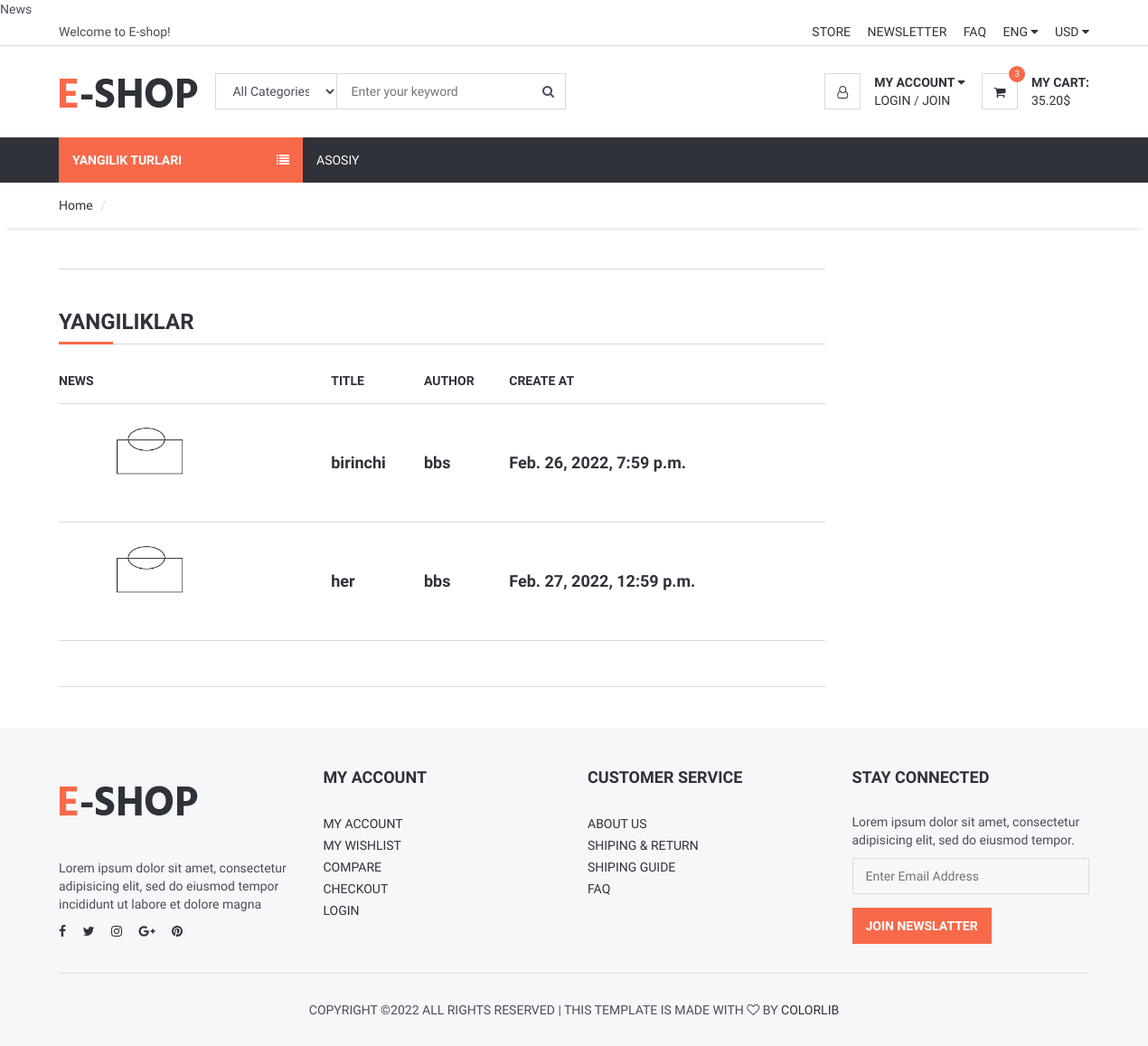
Page /category/1/bir on the committed database.
### news/models.py (models this page shows, shortened)
class News(models.Model):
    category = models.ForeignKey(Category,on_delete=models.CASCADE)
    title = models.CharField(max_length=255,blank=True)
    description = models.TextField(max_length=500,blank=True)
    keywords = models.CharField(max_length=255,blank=True)
    slug = models.SlugField(null=False,unique=True)
    image = models.ImageField(blank=True,upload_to='images/')
    author = models.CharField(max_length=255)
    create_at = models.DateTimeField(auto_now_add=True)
    update_at = models.DateTimeField(auto_now=True)
    def image_tag(self):
        return mark_safe('<img src="{}" height="50">'.format(self.image.url))
    image_tag.short_description = 'Image'

### news/views.py (the view)
# urls.py: path('category/<int:id>/<slug:slug>',views.category_news,name='category_news'),
def category_news(request,id,slug):
    category = Category.objects.all()#menuda barcha categorylarni ko'rsatsin
    catdata = Category.objects.get(pk=id)#aynan qaysi category bo'lsa faqat shunga murojaat qilsin
    news = News.objects.filter(category_id=id)#category asosida yangiliklarni taxlab bersin
    context = {
        'category':category,
        'catdata':catdata,
        'news':news,
    }
    return render(request,'category_news.html',context)

### news/Templates/category_news.html (shortened to what this page needs)
{% extends 'base.html' %}
{% load static %}
{% block sidebar %} {% include 'sidebar.html'%}{% endblock %}
{% block body %}
<div id="breadcrumb">
    <div class="container">
        <ul class="breadcrumb">
            <li><a href="/">Home</a></li>
            <li class="active">{{category.title}}</li>
        </ul>
    </div>
</div>
<div class="section">
    <div class="container">
        <div class="row">
            <div id="main" class="col-md-9">
                <div id="store">
                    <div class="row">
                        <div class="col-md-12">
                            <div class="order-summary clearfix">
                                <div class="section-title">
                                    <h3 class="title">
                                        Yangiliklar
                                    </h3>
                                </div>
                                <table class="shopping-cart-table table">
                                    <thead>
                                        <tr>
                                            <th>News</th>
                                            <th class="text-left">Title</th>
                                            <th class="text-left">Author</th>
                                            <th class="text-left">Create at</th>
                                        </tr>
                                    </thead>
                                    <tbody>
                                        {% for rs in news %}
                                            <tr>
                                                <td class="thumb">
                                                    <a href="/news/{{rs.id}}/{{rs.slug}}">
                                                        <img src="{{rs.image.url}}" style="height:100px" alt="">
                                                    </a>
                                                </td>
                                                <td class="details">
                                                    <a href="/news/{{rs.id}}/{{rs.slug}}">{{rs.title}}</a>
                                                </td>
                                                <td class="details">
                                                    <a href="/news/{{rs.id}}/{{rs.slug}}">{{rs.author}}</a>
                                                </td>
                                                <td class="details">
                                                    <a href="/news/{{rs.id}}/{{rs.slug}}">{{rs.create_at}}</a>
                                                </td>
                                            </tr>
                                        {% endfor %}
                                    </tbody>
                                </table>
                            </div>
                        </div>
                    </div>
                </div>
            </div>
        </div>
    </div>
</div>
{% endblock %}
{% block foot %}{% include 'footer.html'%}{% endblock %}

### news/Templates/base.html (shortened to what this page needs)
<!DOCTYPE html>
<html lang="en">
<head>
{% load static %}
	<link type="text/css" rel="stylesheet" href="{% static 'css/bootstrap.min.css'%}" />
	<link type="text/css" rel="stylesheet" href="{%static 'css/slick.css'%}" />
	<link type="text/css" rel="stylesheet" href="{% static 'css/slick-theme.css' %}" />
	<link type="text/css" rel="stylesheet" href="{% static 'css/nouislider.min.css'%}" />
	<link rel="stylesheet" href="{% static 'css/font-awesome.min.css'%}">
	<link type="text/css" rel="stylesheet" href="{% static 'css/style.css'%}" />
</head>
<body>
{% include 'header.html'%}
{% block sidebar %}{% endblock %}
{% block body %}{% endblock %}
{% block foot %}{% endblock %}
</body>
</html>

### news/Templates/header.html (shortened to what this page needs)
	<header>
		<div id="top-header">
			<div class="container">
				<div class="pull-left">
					<span>Welcome to E-shop!</span>
				</div>
				<div class="pull-right">
					<ul class="header-top-links">
						<li><a href="#">Store</a></li>
						<li><a href="#">Newsletter</a></li>
						<li><a href="#">FAQ</a></li>
						<li class="dropdown default-dropdown">
							<a class="dropdown-toggle" data-toggle="dropdown" aria-expanded="true">ENG <i class="fa fa-caret-down"></i></a>
						</li>
						<li class="dropdown default-dropdown">
							<a class="dropdown-toggle" data-toggle="dropdown" aria-expanded="true">USD <i class="fa fa-caret-down"></i></a>
						</li>
					</ul>
				</div>
			</div>
		</div>
		<div id="header">
			<div class="container">
				<div class="pull-left">
					<div class="header-logo">
						<a class="logo" href="#">
							<img src="./img/logo.png" alt="">
						</a>
					</div>
					<div class="header-search">
						<form>
							<input class="input search-input" type="text" placeholder="Enter your keyword">
							<select class="input search-categories">
								<option value="0">All Categories</option>
							</select>
							<button class="search-btn"><i class="fa fa-search"></i></button>
						</form>
					</div>
				</div>
				<div class="pull-right">
					<ul class="header-btns">
						<li class="header-account dropdown default-dropdown">
							<div class="dropdown-toggle" role="button" data-toggle="dropdown" aria-expanded="true">
								<div class="header-btns-icon">
									<i class="fa fa-user-o"></i>
								</div>
								<strong class="text-uppercase">My Account <i class="fa fa-caret-down"></i></strong>
							</div>
							<a href="#" class="text-uppercase">Login</a> / <a href="#" class="text-uppercase">Join</a>
						</li>
						<li class="header-cart dropdown default-dropdown">
							<a class="dropdown-toggle" data-toggle="dropdown" aria-expanded="true">
								<div class="header-btns-icon">
									<i class="fa fa-shopping-cart"></i>
									<span class="qty">3</span>
								</div>
								<strong class="text-uppercase">My Cart:</strong>
								<br>
								<span>35.20$</span>
							</a>
						</li>
					</ul>
				</div>
			</div>
		</div>
	</header>

### news/Templates/sidebar.html (shortened to what this page needs)
	{% load static %}
	<div id="navigation">
		<div class="container">
			<div id="responsive-nav">
				{% if page %}
					<div class="category-nav">
				{% else %}
					<div class="category-nav show-on-click">
				{% endif %}
					<span class="category-header">Yangilik turlari <i class="fa fa-list"></i></span>
				</div>
				<div class="menu-nav">
				<ul class="menu-list">
					<li> <a href="/">Asosiy</a></li>
				</ul>
				</div>
			</div>
		</div>
	</div>

### news/Templates/footer.html (shortened to what this page needs)
	<footer id="footer" class="section section-grey">
		<div class="container">
			<div class="row">
				<div class="col-md-3 col-sm-6 col-xs-6">
					<div class="footer">
						<div class="footer-logo">
							<a class="logo" href="#">
		            <img src="./img/logo.png" alt="">
		          </a>
						</div>
						<p>Lorem ipsum dolor sit amet, consectetur adipisicing elit, sed do eiusmod tempor incididunt ut labore et dolore magna</p>
						<ul class="footer-social">
							<li><a href="#"><i class="fa fa-facebook"></i></a></li>
							<li><a href="#"><i class="fa fa-twitter"></i></a></li>
							<li><a href="#"><i class="fa fa-instagram"></i></a></li>
							<li><a href="#"><i class="fa fa-google-plus"></i></a></li>
							<li><a href="#"><i class="fa fa-pinterest"></i></a></li>
						</ul>
					</div>
				</div>
				<div class="col-md-3 col-sm-6 col-xs-6">
					<div class="footer">
						<h3 class="footer-header">My Account</h3>
						<ul class="list-links">
							<li><a href="#">My Account</a></li>
							<li><a href="#">My Wishlist</a></li>
							<li><a href="#">Compare</a></li>
							<li><a href="#">Checkout</a></li>
							<li><a href="#">Login</a></li>
						</ul>
					</div>
				</div>
				<div class="col-md-3 col-sm-6 col-xs-6">
					<div class="footer">
						<h3 class="footer-header">Customer Service</h3>
						<ul class="list-links">
							<li><a href="#">About Us</a></li>
							<li><a href="#">Shiping & Return</a></li>
							<li><a href="#">Shiping Guide</a></li>
							<li><a href="#">FAQ</a></li>
						</ul>
					</div>
				</div>
				<div class="col-md-3 col-sm-6 col-xs-6">
					<div class="footer">
						<h3 class="footer-header">Stay Connected</h3>
						<p>Lorem ipsum dolor sit amet, consectetur adipisicing elit, sed do eiusmod tempor.</p>
						<form>
							<div class="form-group">
								<input class="input" placeholder="Enter Email Address">
							</div>
							<button class="primary-btn">Join Newslatter</button>
						</form>
					</div>
				</div>
			</div>
			<hr>
			<div class="row">
				<div class="col-md-8 col-md-offset-2 text-center">
					<div class="footer-copyright">
						Copyright &copy;<script>document.write(new Date().getFullYear());</script> All rights reserved | This template is made with <i class="fa fa-heart-o" aria-hidden="true"></i> by <a href="https://colorlib.com" target="_blank">Colorlib</a>
					</div>
				</div>
			</div>
		</div>
	</footer>
{% load static %}

### rows in the picture
News: image (picture), title "birinchi", author "bbs", create_at "Feb. 26, 2022, 7:59 p.m."
News: image (picture), title "her", author "bbs", create_at "Feb. 27, 2022, 12:59 p.m."
